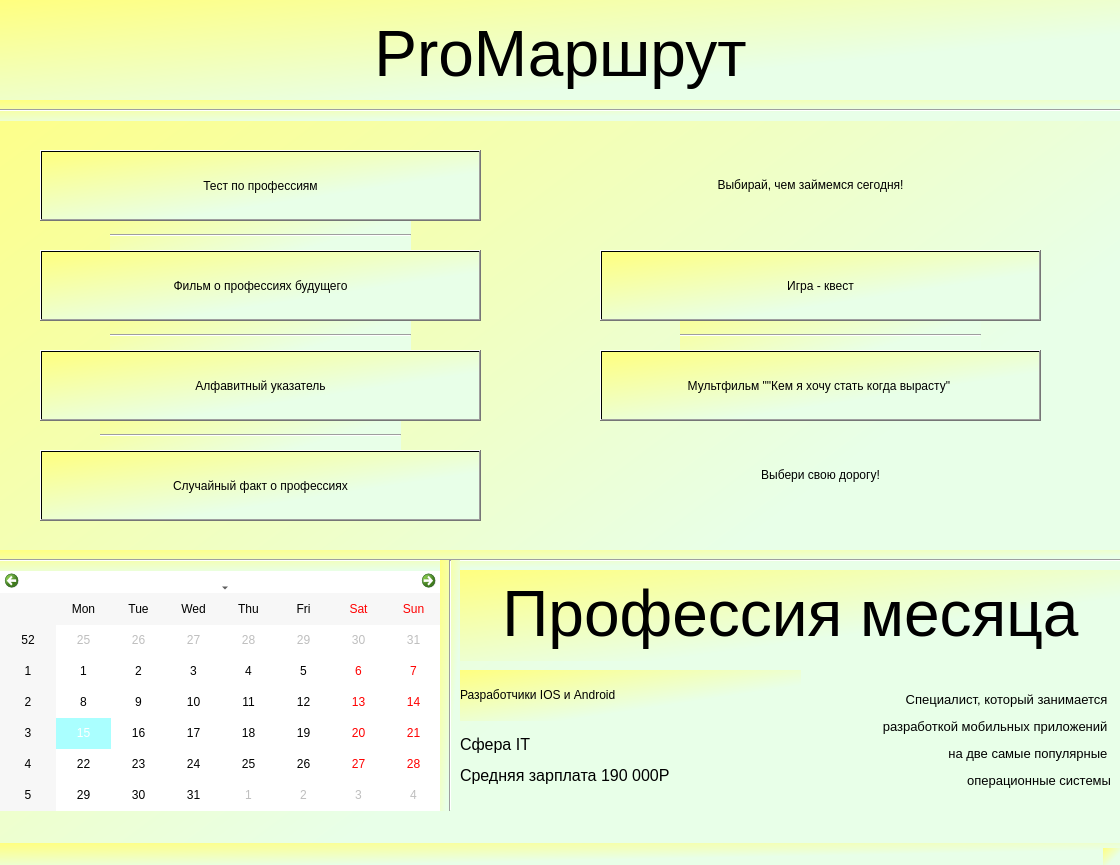
<?xml version="1.0" encoding="UTF-8"?>
<ui version="4.0">
 <class>MainWindow</class>
 <widget class="QMainWindow" name="MainWindow">
  <property name="geometry">
   <rect>
    <x>0</x>
    <y>0</y>
    <width>1120</width>
    <height>865</height>
   </rect>
  </property>
  <property name="windowTitle">
   <string>MainWindow</string>
  </property>
  <property name="styleSheet">
   <string notr="true">background-color: qlineargradient(spread:pad, x1:0, y1:0, x2:1, y2:1, stop:0 rgba(255, 255, 127, 255), stop:0.651741 rgba(232, 255, 232, 255));</string>
  </property>
  <widget class="QWidget" name="centralwidget">
   <widget class="QCalendarWidget" name="calendarWidget">
    <property name="geometry">
     <rect>
      <x>0</x>
      <y>570</y>
      <width>441</width>
      <height>241</height>
     </rect>
    </property>
    <property name="styleSheet">
     <string notr="true">background-color: rgb(255, 255, 255);
gridline-color: rgb(0, 0, 0);
selection-background-color: rgb(170, 255, 255);
gridline-color: rgb(85, 255, 255);</string>
    </property>
   </widget>
   <widget class="Line" name="line">
    <property name="geometry">
     <rect>
      <x>0</x>
      <y>550</y>
      <width>1131</width>
      <height>21</height>
     </rect>
    </property>
    <property name="orientation">
     <enum>Qt::Horizontal</enum>
    </property>
   </widget>
   <widget class="Line" name="line_2">
    <property name="geometry">
     <rect>
      <x>440</x>
      <y>560</y>
      <width>20</width>
      <height>251</height>
     </rect>
    </property>
    <property name="orientation">
     <enum>Qt::Vertical</enum>
    </property>
   </widget>
   <widget class="QLabel" name="label">
    <property name="geometry">
     <rect>
      <x>0</x>
      <y>0</y>
      <width>1121</width>
      <height>111</height>
     </rect>
    </property>
    <property name="styleSheet">
     <string notr="true">font: 60pt &quot;ShellyAllegroC&quot;;</string>
    </property>
    <property name="text">
     <string>&lt;html&gt;&lt;head/&gt;&lt;body&gt;&lt;p align=&quot;center&quot;&gt;&lt;span style=&quot; font-size:48pt;&quot;&gt;ProМаршрут&lt;/span&gt;&lt;/p&gt;&lt;/body&gt;&lt;/html&gt;</string>
    </property>
   </widget>
   <widget class="QLabel" name="label_2">
    <property name="geometry">
     <rect>
      <x>460</x>
      <y>670</y>
      <width>341</width>
      <height>51</height>
     </rect>
    </property>
    <property name="styleSheet">
     <string notr="true">font: 75 14pt &quot;System&quot;;
</string>
    </property>
    <property name="text">
     <string>&lt;html&gt;&lt;head/&gt;&lt;body&gt;&lt;p&gt;Разработчики IOS и Android&lt;/p&gt;&lt;/body&gt;&lt;/html&gt;</string>
    </property>
   </widget>
   <widget class="QLabel" name="label_3">
    <property name="geometry">
     <rect>
      <x>460</x>
      <y>710</y>
      <width>241</width>
      <height>101</height>
     </rect>
    </property>
    <property name="styleSheet">
     <string notr="true">background-color: qlineargradient(spread:pad, x1:0.532, y1:0.482955, x2:1, y2:0, stop:0 rgba(0, 0, 0, 0), stop:1 rgba(255, 255, 255, 0));
font: 75 14pt &quot;System&quot;;</string>
    </property>
    <property name="text">
     <string>&lt;html&gt;&lt;head/&gt;&lt;body&gt;&lt;p&gt;&lt;span style=&quot; font-size:12pt;&quot;&gt;Сфера IT&lt;/span&gt;&lt;/p&gt;&lt;p&gt;&lt;span style=&quot; font-size:12pt;&quot;&gt;Средняя зарплата 190 000Р&lt;/span&gt;&lt;/p&gt;&lt;/body&gt;&lt;/html&gt;</string>
    </property>
   </widget>
   <widget class="QLabel" name="label_4">
    <property name="geometry">
     <rect>
      <x>750</x>
      <y>660</y>
      <width>361</width>
      <height>161</height>
     </rect>
    </property>
    <property name="styleSheet">
     <string notr="true">background-color: qlineargradient(spread:pad, x1:0.532, y1:0.482955, x2:1, y2:0, stop:0 rgba(0, 0, 0, 0), stop:1 rgba(255, 255, 255, 0));
font: 75 12pt &quot;MS Shell Dlg 2&quot;;</string>
    </property>
    <property name="text">
     <string>&lt;html&gt;&lt;head/&gt;&lt;body&gt;&lt;p align=&quot;right&quot;&gt;&lt;span style=&quot; font-size:10pt;&quot;&gt;Специалист, который занимается &lt;/span&gt;&lt;/p&gt;&lt;p align=&quot;right&quot;&gt;&lt;span style=&quot; font-size:10pt;&quot;&gt;разработкой мобильных приложений &lt;/span&gt;&lt;/p&gt;&lt;p align=&quot;right&quot;&gt;&lt;span style=&quot; font-size:10pt;&quot;&gt;на две самые популярные &lt;/span&gt;&lt;/p&gt;&lt;p align=&quot;right&quot;&gt;&lt;span style=&quot; font-size:10pt;&quot;&gt;операционные системы&lt;/span&gt;&lt;/p&gt;&lt;/body&gt;&lt;/html&gt;</string>
    </property>
   </widget>
   <widget class="QPushButton" name="pushButton">
    <property name="geometry">
     <rect>
      <x>40</x>
      <y>450</y>
      <width>441</width>
      <height>71</height>
     </rect>
    </property>
    <property name="styleSheet">
     <string notr="true">font: 75 12pt &quot;MS Shell Dlg 2&quot;;</string>
    </property>
    <property name="text">
     <string>Случайный факт о профессиях</string>
    </property>
   </widget>
   <widget class="QPushButton" name="pushButton_2">
    <property name="geometry">
     <rect>
      <x>40</x>
      <y>350</y>
      <width>441</width>
      <height>71</height>
     </rect>
    </property>
    <property name="styleSheet">
     <string notr="true">font: 75 12pt &quot;MS Shell Dlg 2&quot;;</string>
    </property>
    <property name="text">
     <string>Алфавитный указатель</string>
    </property>
   </widget>
   <widget class="QPushButton" name="pushButton_3">
    <property name="geometry">
     <rect>
      <x>40</x>
      <y>250</y>
      <width>441</width>
      <height>71</height>
     </rect>
    </property>
    <property name="styleSheet">
     <string notr="true">font: 75 12pt &quot;MS Shell Dlg 2&quot;;</string>
    </property>
    <property name="text">
     <string>Фильм о профессиях будущего</string>
    </property>
   </widget>
   <widget class="QPushButton" name="pushButton_4">
    <property name="geometry">
     <rect>
      <x>40</x>
      <y>150</y>
      <width>441</width>
      <height>71</height>
     </rect>
    </property>
    <property name="styleSheet">
     <string notr="true">font: 75 12pt &quot;MS Shell Dlg 2&quot;;</string>
    </property>
    <property name="text">
     <string>Тест по профессиям</string>
    </property>
   </widget>
   <widget class="QLabel" name="label_6">
    <property name="geometry">
     <rect>
      <x>500</x>
      <y>160</y>
      <width>621</width>
      <height>51</height>
     </rect>
    </property>
    <property name="styleSheet">
     <string notr="true">background-color: qlineargradient(spread:pad, x1:0.532, y1:0.482955, x2:1, y2:0, stop:0 rgba(0, 0, 0, 0), stop:1 rgba(255, 255, 255, 0));
font: 75 22pt &quot;MS Shell Dlg 2&quot;;</string>
    </property>
    <property name="text">
     <string>&lt;html&gt;&lt;head/&gt;&lt;body&gt;&lt;p align=&quot;center&quot;&gt;Выбирай, чем займемся сегодня!&lt;/p&gt;&lt;/body&gt;&lt;/html&gt;</string>
    </property>
   </widget>
   <widget class="QLabel" name="label_7">
    <property name="geometry">
     <rect>
      <x>460</x>
      <y>570</y>
      <width>661</width>
      <height>91</height>
     </rect>
    </property>
    <property name="styleSheet">
     <string notr="true">font: 58pt &quot;ShellyAllegroC&quot;;</string>
    </property>
    <property name="text">
     <string>&lt;html&gt;&lt;head/&gt;&lt;body&gt;&lt;p align=&quot;center&quot;&gt;&lt;span style=&quot; font-size:48pt;&quot;&gt;Профессия месяца&lt;/span&gt;&lt;/p&gt;&lt;/body&gt;&lt;/html&gt;</string>
    </property>
   </widget>
   <widget class="Line" name="line_3">
    <property name="geometry">
     <rect>
      <x>0</x>
      <y>100</y>
      <width>1131</width>
      <height>21</height>
     </rect>
    </property>
    <property name="orientation">
     <enum>Qt::Horizontal</enum>
    </property>
   </widget>
   <widget class="Line" name="line_4">
    <property name="geometry">
     <rect>
      <x>110</x>
      <y>290</y>
      <width>301</width>
      <height>91</height>
     </rect>
    </property>
    <property name="orientation">
     <enum>Qt::Horizontal</enum>
    </property>
   </widget>
   <widget class="Line" name="line_5">
    <property name="geometry">
     <rect>
      <x>100</x>
      <y>390</y>
      <width>301</width>
      <height>91</height>
     </rect>
    </property>
    <property name="orientation">
     <enum>Qt::Horizontal</enum>
    </property>
   </widget>
   <widget class="Line" name="line_6">
    <property name="geometry">
     <rect>
      <x>110</x>
      <y>190</y>
      <width>301</width>
      <height>91</height>
     </rect>
    </property>
    <property name="orientation">
     <enum>Qt::Horizontal</enum>
    </property>
   </widget>
   <widget class="QPushButton" name="pushButton_5">
    <property name="geometry">
     <rect>
      <x>600</x>
      <y>350</y>
      <width>441</width>
      <height>71</height>
     </rect>
    </property>
    <property name="styleSheet">
     <string notr="true">font: 75 10pt &quot;MS Shell Dlg 2&quot;;</string>
    </property>
    <property name="text">
     <string>Мультфильм &quot;&quot;Кем я хочу стать когда вырасту&quot; </string>
    </property>
   </widget>
   <widget class="QPushButton" name="pushButton_6">
    <property name="geometry">
     <rect>
      <x>600</x>
      <y>250</y>
      <width>441</width>
      <height>71</height>
     </rect>
    </property>
    <property name="styleSheet">
     <string notr="true">font: 75 12pt &quot;MS Shell Dlg 2&quot;;</string>
    </property>
    <property name="text">
     <string>Игра - квест</string>
    </property>
   </widget>
   <widget class="Line" name="line_7">
    <property name="geometry">
     <rect>
      <x>680</x>
      <y>290</y>
      <width>301</width>
      <height>91</height>
     </rect>
    </property>
    <property name="orientation">
     <enum>Qt::Horizontal</enum>
    </property>
   </widget>
   <widget class="QLabel" name="label_8">
    <property name="geometry">
     <rect>
      <x>510</x>
      <y>450</y>
      <width>621</width>
      <height>51</height>
     </rect>
    </property>
    <property name="styleSheet">
     <string notr="true">background-color: qlineargradient(spread:pad, x1:0.532, y1:0.482955, x2:1, y2:0, stop:0 rgba(0, 0, 0, 0), stop:1 rgba(255, 255, 255, 0));
font: 75 22pt &quot;MS Shell Dlg 2&quot;;</string>
    </property>
    <property name="text">
     <string>&lt;html&gt;&lt;head/&gt;&lt;body&gt;&lt;p align=&quot;center&quot;&gt;Выбери свою дорогу!&lt;/p&gt;&lt;/body&gt;&lt;/html&gt;</string>
    </property>
   </widget>
   <zorder>line_7</zorder>
   <zorder>line_6</zorder>
   <zorder>line_5</zorder>
   <zorder>line_4</zorder>
   <zorder>label_2</zorder>
   <zorder>label_3</zorder>
   <zorder>calendarWidget</zorder>
   <zorder>line</zorder>
   <zorder>label</zorder>
   <zorder>line_2</zorder>
   <zorder>label_4</zorder>
   <zorder>pushButton</zorder>
   <zorder>pushButton_2</zorder>
   <zorder>pushButton_3</zorder>
   <zorder>pushButton_4</zorder>
   <zorder>label_6</zorder>
   <zorder>line_3</zorder>
   <zorder>label_7</zorder>
   <zorder>pushButton_5</zorder>
   <zorder>pushButton_6</zorder>
   <zorder>label_8</zorder>
  </widget>
  <widget class="QMenuBar" name="menubar">
   <property name="geometry">
    <rect>
     <x>0</x>
     <y>0</y>
     <width>1120</width>
     <height>26</height>
    </rect>
   </property>
  </widget>
  <widget class="QStatusBar" name="statusbar"/>
 </widget>
 <resources/>
 <connections/>
</ui>
